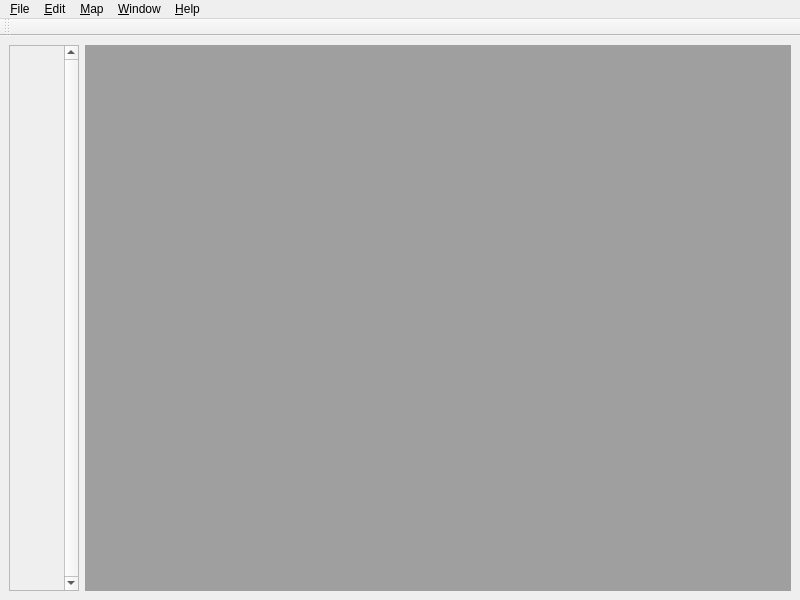
<?xml version="1.0" encoding="UTF-8"?>
<ui version="4.0">
 <class>MapEditorWindow</class>
 <widget class="QMainWindow" name="MapEditorWindow">
  <property name="geometry">
   <rect>
    <x>0</x>
    <y>0</y>
    <width>800</width>
    <height>600</height>
   </rect>
  </property>
  <property name="sizePolicy">
   <sizepolicy hsizetype="Preferred" vsizetype="Preferred">
    <horstretch>0</horstretch>
    <verstretch>0</verstretch>
   </sizepolicy>
  </property>
  <property name="windowTitle">
   <string>xVector Engine Map Editor</string>
  </property>
  <widget class="QWidget" name="centralwidget">
   <layout class="QHBoxLayout" name="horizontalLayout">
    <item>
     <widget class="QScrollArea" name="ResourceScroll">
      <property name="sizePolicy">
       <sizepolicy hsizetype="Minimum" vsizetype="Expanding">
        <horstretch>0</horstretch>
        <verstretch>0</verstretch>
       </sizepolicy>
      </property>
      <property name="minimumSize">
       <size>
        <width>0</width>
        <height>0</height>
       </size>
      </property>
      <property name="sizeIncrement">
       <size>
        <width>32</width>
        <height>0</height>
       </size>
      </property>
      <property name="frameShape">
       <enum>QFrame::StyledPanel</enum>
      </property>
      <property name="verticalScrollBarPolicy">
       <enum>Qt::ScrollBarAlwaysOn</enum>
      </property>
      <property name="horizontalScrollBarPolicy">
       <enum>Qt::ScrollBarAlwaysOff</enum>
      </property>
      <property name="widgetResizable">
       <bool>true</bool>
      </property>
      <widget class="QWidget" name="ResourceArea">
       <property name="geometry">
        <rect>
         <x>0</x>
         <y>0</y>
         <width>160</width>
         <height>555</height>
        </rect>
       </property>
       <property name="sizePolicy">
        <sizepolicy hsizetype="Fixed" vsizetype="MinimumExpanding">
         <horstretch>0</horstretch>
         <verstretch>0</verstretch>
        </sizepolicy>
       </property>
       <property name="minimumSize">
        <size>
         <width>160</width>
         <height>0</height>
        </size>
       </property>
       <property name="maximumSize">
        <size>
         <width>160</width>
         <height>16777215</height>
        </size>
       </property>
      </widget>
     </widget>
    </item>
    <item>
     <widget class="QMdiArea" name="mdiArea">
      <property name="sizePolicy">
       <sizepolicy hsizetype="Expanding" vsizetype="Expanding">
        <horstretch>0</horstretch>
        <verstretch>0</verstretch>
       </sizepolicy>
      </property>
      <property name="viewMode">
       <enum>QMdiArea::SubWindowView</enum>
      </property>
      <property name="documentMode">
       <bool>false</bool>
      </property>
     </widget>
    </item>
   </layout>
  </widget>
  <widget class="QMenuBar" name="menubar">
   <property name="geometry">
    <rect>
     <x>0</x>
     <y>0</y>
     <width>800</width>
     <height>23</height>
    </rect>
   </property>
   <widget class="QMenu" name="menu_File">
    <property name="title">
     <string>&amp;File</string>
    </property>
    <addaction name="action_New"/>
    <addaction name="action_Open"/>
    <addaction name="action_Save"/>
    <addaction name="action_SaveAs"/>
    <addaction name="actionClose"/>
    <addaction name="separator"/>
    <addaction name="action_Quit"/>
   </widget>
   <widget class="QMenu" name="menu_Edit">
    <property name="title">
     <string>&amp;Edit</string>
    </property>
    <addaction name="action_Undo"/>
    <addaction name="action_Redo"/>
    <addaction name="separator"/>
    <addaction name="action_Copy"/>
    <addaction name="actionC_ut"/>
    <addaction name="action_Paste"/>
    <addaction name="separator"/>
    <addaction name="action_Select_All"/>
    <addaction name="action_Deselect"/>
   </widget>
   <widget class="QMenu" name="menu_Help">
    <property name="title">
     <string>&amp;Help</string>
    </property>
    <addaction name="action_Contents"/>
    <addaction name="separator"/>
    <addaction name="action_About"/>
   </widget>
   <widget class="QMenu" name="menu_Window">
    <property name="title">
     <string>&amp;Window</string>
    </property>
    <addaction name="action_Next_Window"/>
    <addaction name="action_Previous_Window"/>
    <addaction name="action_Tile_Windows"/>
    <addaction name="action_Cascade_Windows"/>
    <addaction name="separator"/>
   </widget>
   <widget class="QMenu" name="menuMap">
    <property name="title">
     <string>&amp;Map</string>
    </property>
    <addaction name="action_Properties"/>
   </widget>
   <addaction name="menu_File"/>
   <addaction name="menu_Edit"/>
   <addaction name="menuMap"/>
   <addaction name="menu_Window"/>
   <addaction name="menu_Help"/>
  </widget>
  <widget class="QToolBar" name="toolBar">
   <property name="windowTitle">
    <string>toolBar</string>
   </property>
   <property name="allowedAreas">
    <set>Qt::TopToolBarArea</set>
   </property>
   <property name="floatable">
    <bool>false</bool>
   </property>
   <attribute name="toolBarArea">
    <enum>TopToolBarArea</enum>
   </attribute>
   <attribute name="toolBarBreak">
    <bool>false</bool>
   </attribute>
  </widget>
  <action name="action_Contents">
   <property name="icon">
    <iconset>
     <normaloff>:/ActionIcons/res/help-browser.png</normaloff>:/ActionIcons/res/help-browser.png</iconset>
   </property>
   <property name="text">
    <string>&amp;Contents</string>
   </property>
   <property name="shortcut">
    <string>F1</string>
   </property>
  </action>
  <action name="action_About">
   <property name="text">
    <string>&amp;About</string>
   </property>
  </action>
  <action name="action_Copy">
   <property name="enabled">
    <bool>false</bool>
   </property>
   <property name="icon">
    <iconset>
     <normaloff>:/ActionIcons/res/edit-copy.png</normaloff>:/ActionIcons/res/edit-copy.png</iconset>
   </property>
   <property name="text">
    <string>&amp;Copy</string>
   </property>
   <property name="shortcut">
    <string>Ctrl+C</string>
   </property>
  </action>
  <action name="actionC_ut">
   <property name="enabled">
    <bool>false</bool>
   </property>
   <property name="icon">
    <iconset>
     <normaloff>:/ActionIcons/res/edit-cut.png</normaloff>:/ActionIcons/res/edit-cut.png</iconset>
   </property>
   <property name="text">
    <string>Cu&amp;t</string>
   </property>
   <property name="shortcut">
    <string>Ctrl+X</string>
   </property>
  </action>
  <action name="action_Paste">
   <property name="enabled">
    <bool>false</bool>
   </property>
   <property name="icon">
    <iconset>
     <normaloff>:/ActionIcons/res/edit-paste.png</normaloff>:/ActionIcons/res/edit-paste.png</iconset>
   </property>
   <property name="text">
    <string>&amp;Paste</string>
   </property>
   <property name="shortcut">
    <string>Ctrl+V</string>
   </property>
  </action>
  <action name="action_New">
   <property name="icon">
    <iconset>
     <normaloff>:/ActionIcons/res/document-new.png</normaloff>:/ActionIcons/res/document-new.png</iconset>
   </property>
   <property name="text">
    <string>&amp;New...</string>
   </property>
   <property name="shortcut">
    <string>Ctrl+N</string>
   </property>
  </action>
  <action name="action_Open">
   <property name="icon">
    <iconset>
     <normaloff>:/ActionIcons/res/document-open.png</normaloff>:/ActionIcons/res/document-open.png</iconset>
   </property>
   <property name="text">
    <string>&amp;Open...</string>
   </property>
   <property name="shortcut">
    <string>Ctrl+O</string>
   </property>
  </action>
  <action name="action_Save">
   <property name="icon">
    <iconset>
     <normaloff>:/ActionIcons/res/document-save.png</normaloff>:/ActionIcons/res/document-save.png</iconset>
   </property>
   <property name="text">
    <string>&amp;Save</string>
   </property>
   <property name="shortcut">
    <string>Ctrl+S</string>
   </property>
  </action>
  <action name="action_SaveAs">
   <property name="icon">
    <iconset>
     <normaloff>:/ActionIcons/res/document-save-as.png</normaloff>:/ActionIcons/res/document-save-as.png</iconset>
   </property>
   <property name="text">
    <string>S&amp;ave As...</string>
   </property>
   <property name="shortcut">
    <string>Ctrl+Shift+S</string>
   </property>
  </action>
  <action name="action_Quit">
   <property name="text">
    <string>&amp;Quit</string>
   </property>
  </action>
  <action name="actionNone">
   <property name="enabled">
    <bool>false</bool>
   </property>
   <property name="text">
    <string>None</string>
   </property>
  </action>
  <action name="action_Properties">
   <property name="text">
    <string>&amp;Properties...</string>
   </property>
   <property name="shortcut">
    <string>Ctrl+M</string>
   </property>
  </action>
  <action name="actionClose">
   <property name="text">
    <string>&amp;Close</string>
   </property>
  </action>
  <action name="action_Undo">
   <property name="enabled">
    <bool>false</bool>
   </property>
   <property name="icon">
    <iconset>
     <normaloff>:/ActionIcons/res/edit-undo.png</normaloff>:/ActionIcons/res/edit-undo.png</iconset>
   </property>
   <property name="text">
    <string>&amp;Undo</string>
   </property>
   <property name="shortcut">
    <string>Ctrl+Z</string>
   </property>
  </action>
  <action name="action_Redo">
   <property name="enabled">
    <bool>false</bool>
   </property>
   <property name="icon">
    <iconset>
     <normaloff>:/ActionIcons/res/edit-redo.png</normaloff>:/ActionIcons/res/edit-redo.png</iconset>
   </property>
   <property name="text">
    <string>&amp;Redo</string>
   </property>
   <property name="shortcut">
    <string>Ctrl+Y</string>
   </property>
  </action>
  <action name="action_Next_Window">
   <property name="text">
    <string>&amp;Next Window</string>
   </property>
  </action>
  <action name="action_Previous_Window">
   <property name="text">
    <string>&amp;Previous Window</string>
   </property>
  </action>
  <action name="action_Tile_Windows">
   <property name="text">
    <string>&amp;Tile Windows</string>
   </property>
  </action>
  <action name="action_Cascade_Windows">
   <property name="text">
    <string>&amp;Cascade Windows</string>
   </property>
  </action>
  <action name="action_Select_All">
   <property name="enabled">
    <bool>false</bool>
   </property>
   <property name="text">
    <string>&amp;Select All</string>
   </property>
  </action>
  <action name="action_Deselect">
   <property name="enabled">
    <bool>false</bool>
   </property>
   <property name="text">
    <string>&amp;Deselect</string>
   </property>
  </action>
 </widget>
 <resources>
  <include location="MapEditor.qrc"/>
 </resources>
 <connections/>
</ui>
